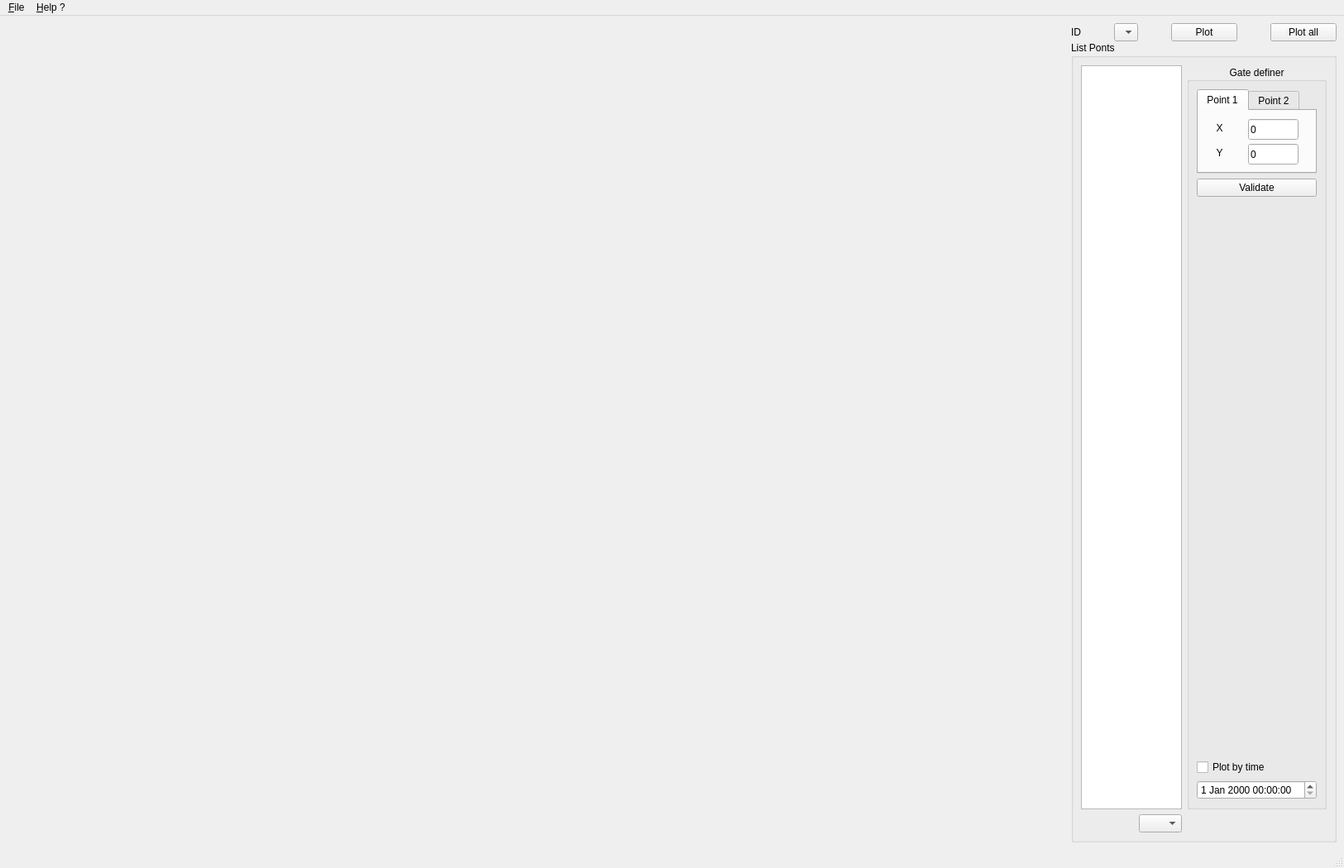
<?xml version="1.0" encoding="UTF-8"?>
<ui version="4.0">
 <class>MainWindow</class>
 <widget class="QMainWindow" name="MainWindow">
  <property name="geometry">
   <rect>
    <x>0</x>
    <y>0</y>
    <width>928</width>
    <height>545</height>
   </rect>
  </property>
  <property name="minimumSize">
   <size>
    <width>0</width>
    <height>0</height>
   </size>
  </property>
  <property name="windowTitle">
   <string>MainWindow</string>
  </property>
  <property name="autoFillBackground">
   <bool>false</bool>
  </property>
  <property name="tabShape">
   <enum>QTabWidget::Rounded</enum>
  </property>
  <widget class="QWidget" name="centralwidget">
   <layout class="QGridLayout" name="gridLayout_3">
    <item row="0" column="1">
     <layout class="QVBoxLayout" name="verticalLayout_4">
      <property name="spacing">
       <number>0</number>
      </property>
      <item>
       <layout class="QHBoxLayout" name="horizontalLayout_3" stretch="0,0,0,0,0,0,0">
        <property name="spacing">
         <number>0</number>
        </property>
        <property name="sizeConstraint">
         <enum>QLayout::SetFixedSize</enum>
        </property>
        <item>
         <widget class="QLabel" name="label">
          <property name="sizePolicy">
           <sizepolicy hsizetype="Fixed" vsizetype="Fixed">
            <horstretch>0</horstretch>
            <verstretch>0</verstretch>
           </sizepolicy>
          </property>
          <property name="text">
           <string>ID</string>
          </property>
          <property name="alignment">
           <set>Qt::AlignCenter</set>
          </property>
         </widget>
        </item>
        <item>
         <spacer name="horizontalSpacer">
          <property name="orientation">
           <enum>Qt::Horizontal</enum>
          </property>
          <property name="sizeType">
           <enum>QSizePolicy::Fixed</enum>
          </property>
          <property name="sizeHint" stdset="0">
           <size>
            <width>40</width>
            <height>20</height>
           </size>
          </property>
         </spacer>
        </item>
        <item>
         <widget class="QComboBox" name="ids">
          <property name="sizePolicy">
           <sizepolicy hsizetype="Preferred" vsizetype="Preferred">
            <horstretch>0</horstretch>
            <verstretch>0</verstretch>
           </sizepolicy>
          </property>
          <property name="maximumSize">
           <size>
            <width>16777215</width>
            <height>16777215</height>
           </size>
          </property>
          <property name="focusPolicy">
           <enum>Qt::WheelFocus</enum>
          </property>
          <property name="maxVisibleItems">
           <number>5</number>
          </property>
          <property name="insertPolicy">
           <enum>QComboBox::InsertAtBottom</enum>
          </property>
          <property name="sizeAdjustPolicy">
           <enum>QComboBox::AdjustToMinimumContentsLength</enum>
          </property>
          <property name="minimumContentsLength">
           <number>0</number>
          </property>
          <property name="frame">
           <bool>true</bool>
          </property>
         </widget>
        </item>
        <item>
         <spacer name="horizontalSpacer_2">
          <property name="orientation">
           <enum>Qt::Horizontal</enum>
          </property>
          <property name="sizeType">
           <enum>QSizePolicy::Fixed</enum>
          </property>
          <property name="sizeHint" stdset="0">
           <size>
            <width>40</width>
            <height>20</height>
           </size>
          </property>
         </spacer>
        </item>
        <item>
         <widget class="QPushButton" name="plotBtn">
          <property name="sizePolicy">
           <sizepolicy hsizetype="Fixed" vsizetype="Fixed">
            <horstretch>0</horstretch>
            <verstretch>0</verstretch>
           </sizepolicy>
          </property>
          <property name="text">
           <string>Plot</string>
          </property>
         </widget>
        </item>
        <item>
         <spacer name="horizontalSpacer_3">
          <property name="orientation">
           <enum>Qt::Horizontal</enum>
          </property>
          <property name="sizeType">
           <enum>QSizePolicy::Fixed</enum>
          </property>
          <property name="sizeHint" stdset="0">
           <size>
            <width>40</width>
            <height>20</height>
           </size>
          </property>
         </spacer>
        </item>
        <item>
         <widget class="QPushButton" name="plotAllBtn">
          <property name="text">
           <string>Plot all</string>
          </property>
         </widget>
        </item>
       </layout>
      </item>
      <item>
       <widget class="QGroupBox" name="groupBox_2">
        <property name="title">
         <string>List Ponts</string>
        </property>
        <layout class="QGridLayout" name="gridLayout">
         <item row="0" column="1">
          <widget class="QGroupBox" name="groupBox">
           <property name="sizePolicy">
            <sizepolicy hsizetype="Fixed" vsizetype="Preferred">
             <horstretch>0</horstretch>
             <verstretch>0</verstretch>
            </sizepolicy>
           </property>
           <property name="minimumSize">
            <size>
             <width>0</width>
             <height>0</height>
            </size>
           </property>
           <property name="title">
            <string>Gate definer</string>
           </property>
           <property name="alignment">
            <set>Qt::AlignCenter</set>
           </property>
           <layout class="QVBoxLayout" name="verticalLayout_2">
            <item>
             <widget class="QTabWidget" name="Gate_Tab">
              <property name="sizePolicy">
               <sizepolicy hsizetype="Preferred" vsizetype="Fixed">
                <horstretch>0</horstretch>
                <verstretch>0</verstretch>
               </sizepolicy>
              </property>
              <property name="minimumSize">
               <size>
                <width>0</width>
                <height>102</height>
               </size>
              </property>
              <property name="currentIndex">
               <number>0</number>
              </property>
              <widget class="QWidget" name="tab_3">
               <attribute name="title">
                <string>Point 1</string>
               </attribute>
               <widget class="QLabel" name="label_8">
                <property name="geometry">
                 <rect>
                  <x>10</x>
                  <y>10</y>
                  <width>31</width>
                  <height>21</height>
                 </rect>
                </property>
                <property name="text">
                 <string>X</string>
                </property>
                <property name="alignment">
                 <set>Qt::AlignCenter</set>
                </property>
               </widget>
               <widget class="QLabel" name="label_9">
                <property name="geometry">
                 <rect>
                  <x>10</x>
                  <y>40</y>
                  <width>31</width>
                  <height>21</height>
                 </rect>
                </property>
                <property name="text">
                 <string>Y</string>
                </property>
                <property name="alignment">
                 <set>Qt::AlignCenter</set>
                </property>
               </widget>
               <widget class="QLineEdit" name="Gate_P1_x">
                <property name="geometry">
                 <rect>
                  <x>60</x>
                  <y>10</y>
                  <width>61</width>
                  <height>25</height>
                 </rect>
                </property>
                <property name="text">
                 <string>0</string>
                </property>
               </widget>
               <widget class="QLineEdit" name="Gate_P1_y">
                <property name="geometry">
                 <rect>
                  <x>60</x>
                  <y>40</y>
                  <width>61</width>
                  <height>25</height>
                 </rect>
                </property>
                <property name="text">
                 <string>0</string>
                </property>
               </widget>
              </widget>
              <widget class="QWidget" name="tab_4">
               <attribute name="title">
                <string>Point 2</string>
               </attribute>
               <widget class="QLineEdit" name="Gate_P2_x">
                <property name="geometry">
                 <rect>
                  <x>60</x>
                  <y>10</y>
                  <width>91</width>
                  <height>25</height>
                 </rect>
                </property>
                <property name="text">
                 <string>0</string>
                </property>
               </widget>
               <widget class="QLineEdit" name="Gate_P2_y">
                <property name="geometry">
                 <rect>
                  <x>60</x>
                  <y>40</y>
                  <width>91</width>
                  <height>25</height>
                 </rect>
                </property>
                <property name="text">
                 <string>0</string>
                </property>
               </widget>
               <widget class="QLabel" name="label_10">
                <property name="geometry">
                 <rect>
                  <x>10</x>
                  <y>10</y>
                  <width>31</width>
                  <height>21</height>
                 </rect>
                </property>
                <property name="text">
                 <string>X</string>
                </property>
                <property name="alignment">
                 <set>Qt::AlignCenter</set>
                </property>
               </widget>
               <widget class="QLabel" name="label_11">
                <property name="geometry">
                 <rect>
                  <x>10</x>
                  <y>40</y>
                  <width>31</width>
                  <height>21</height>
                 </rect>
                </property>
                <property name="text">
                 <string>Y</string>
                </property>
                <property name="alignment">
                 <set>Qt::AlignCenter</set>
                </property>
               </widget>
              </widget>
             </widget>
            </item>
            <item>
             <widget class="QPushButton" name="cmdVal">
              <property name="text">
               <string>Validate</string>
              </property>
             </widget>
            </item>
            <item>
             <spacer name="verticalSpacer">
              <property name="orientation">
               <enum>Qt::Vertical</enum>
              </property>
              <property name="sizeType">
               <enum>QSizePolicy::Expanding</enum>
              </property>
              <property name="sizeHint" stdset="0">
               <size>
                <width>20</width>
                <height>200</height>
               </size>
              </property>
             </spacer>
            </item>
            <item>
             <widget class="QCheckBox" name="reelTimeCheck">
              <property name="text">
               <string>Plot by time</string>
              </property>
             </widget>
            </item>
            <item>
             <widget class="QDateTimeEdit" name="dateTimeEdit">
              <property name="contextMenuPolicy">
               <enum>Qt::NoContextMenu</enum>
              </property>
             </widget>
            </item>
           </layout>
          </widget>
         </item>
         <item row="0" column="0">
          <widget class="QTableWidget" name="Table_Point"/>
         </item>
         <item row="1" column="0">
          <layout class="QHBoxLayout" name="horizontalLayout_4" stretch="0,0">
           <property name="spacing">
            <number>0</number>
           </property>
           <item>
            <spacer name="horizontalSpacer_6">
             <property name="orientation">
              <enum>Qt::Horizontal</enum>
             </property>
             <property name="sizeType">
              <enum>QSizePolicy::Expanding</enum>
             </property>
             <property name="sizeHint" stdset="0">
              <size>
               <width>100</width>
               <height>20</height>
              </size>
             </property>
            </spacer>
           </item>
           <item>
            <widget class="QComboBox" name="tb_id">
             <property name="sizePolicy">
              <sizepolicy hsizetype="Preferred" vsizetype="Preferred">
               <horstretch>0</horstretch>
               <verstretch>0</verstretch>
              </sizepolicy>
             </property>
             <property name="minimumSize">
              <size>
               <width>52</width>
               <height>0</height>
              </size>
             </property>
             <property name="maximumSize">
              <size>
               <width>16777215</width>
               <height>16777215</height>
              </size>
             </property>
             <property name="focusPolicy">
              <enum>Qt::WheelFocus</enum>
             </property>
             <property name="maxVisibleItems">
              <number>5</number>
             </property>
             <property name="insertPolicy">
              <enum>QComboBox::InsertAtBottom</enum>
             </property>
             <property name="sizeAdjustPolicy">
              <enum>QComboBox::AdjustToMinimumContentsLength</enum>
             </property>
             <property name="minimumContentsLength">
              <number>0</number>
             </property>
             <property name="frame">
              <bool>true</bool>
             </property>
            </widget>
           </item>
          </layout>
         </item>
        </layout>
       </widget>
      </item>
     </layout>
    </item>
    <item row="0" column="0">
     <layout class="QGridLayout" name="gridLayout_2">
      <property name="rightMargin">
       <number>0</number>
      </property>
      <property name="spacing">
       <number>0</number>
      </property>
      <item row="1" column="0">
       <widget class="PlotWidget" name="graphPlot" native="true">
        <property name="sizePolicy">
         <sizepolicy hsizetype="Expanding" vsizetype="Expanding">
          <horstretch>0</horstretch>
          <verstretch>0</verstretch>
         </sizepolicy>
        </property>
        <property name="minimumSize">
         <size>
          <width>1280</width>
          <height>991</height>
         </size>
        </property>
       </widget>
      </item>
     </layout>
    </item>
   </layout>
  </widget>
  <widget class="QStatusBar" name="statusbar">
   <property name="sizeGripEnabled">
    <bool>true</bool>
   </property>
  </widget>
  <widget class="QMenuBar" name="menubar">
   <property name="geometry">
    <rect>
     <x>0</x>
     <y>0</y>
     <width>928</width>
     <height>26</height>
    </rect>
   </property>
   <widget class="QMenu" name="menuFile">
    <property name="title">
     <string>&amp;File</string>
    </property>
    <widget class="QMenu" name="menu_Export_date">
     <property name="title">
      <string>&amp;Export data</string>
     </property>
     <addaction name="actionPoint_csv"/>
     <addaction name="actionGraph_png"/>
    </widget>
    <addaction name="importCsv"/>
    <addaction name="menu_Export_date"/>
    <addaction name="action_Exit"/>
   </widget>
   <widget class="QMenu" name="menu_Help">
    <property name="title">
     <string>&amp;Help ?</string>
    </property>
   </widget>
   <addaction name="menuFile"/>
   <addaction name="menu_Help"/>
  </widget>
  <action name="importCsv">
   <property name="text">
    <string>&amp;Import</string>
   </property>
  </action>
  <action name="actionPoint_csv">
   <property name="text">
    <string>&amp;Point -&gt; *.csv</string>
   </property>
  </action>
  <action name="actionGraph_png">
   <property name="text">
    <string>&amp;Graph -&gt; *.png</string>
   </property>
  </action>
  <action name="actionBefore_Selected">
   <property name="text">
    <string>&amp;Before selected</string>
   </property>
  </action>
  <action name="actionAfter_selected">
   <property name="text">
    <string>&amp;After selected</string>
   </property>
  </action>
  <action name="action_Delete_Point">
   <property name="text">
    <string>&amp;Delete Point</string>
   </property>
  </action>
  <action name="action_Exit">
   <property name="text">
    <string>E&amp;xit</string>
   </property>
  </action>
 </widget>
 <customwidgets>
  <customwidget>
   <class>PlotWidget</class>
   <extends>QWidget</extends>
   <header>pyqtgraph</header>
   <container>1</container>
  </customwidget>
 </customwidgets>
 <tabstops>
  <tabstop>ids</tabstop>
  <tabstop>plotBtn</tabstop>
  <tabstop>Gate_Tab</tabstop>
  <tabstop>Gate_P1_x</tabstop>
  <tabstop>Gate_P1_y</tabstop>
  <tabstop>tb_id</tabstop>
  <tabstop>Gate_P2_x</tabstop>
  <tabstop>Table_Point</tabstop>
  <tabstop>Gate_P2_y</tabstop>
 </tabstops>
 <resources/>
 <connections/>
</ui>
